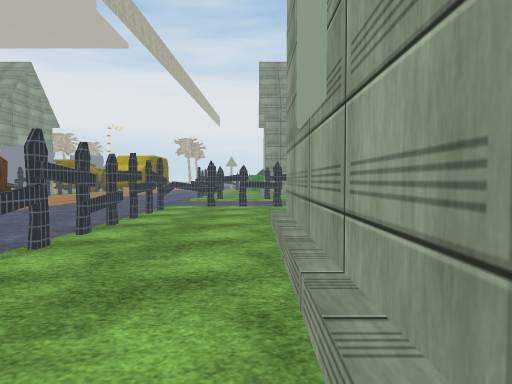
[1] (above)

24 first-person views from a walk through a scene from a Unity 3-D project. The camera is 1.2 m above the floor, tilts 2° down and sees 75° across. The floor is counted in squares, 2 m on a side. Each view is taken from the middle of a square. On the plan, view 1 faces up. The plan holds only what a view shows up to about 10 squares ahead; the rest is blank. The place goes on beyond the plan. The player is left out. Some animated figures are left out. Some surface patterns are stand-ins.

[2]
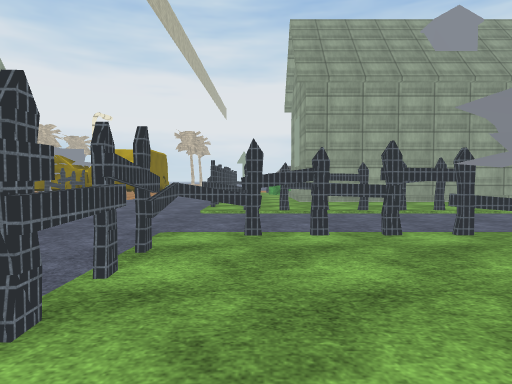

[3]
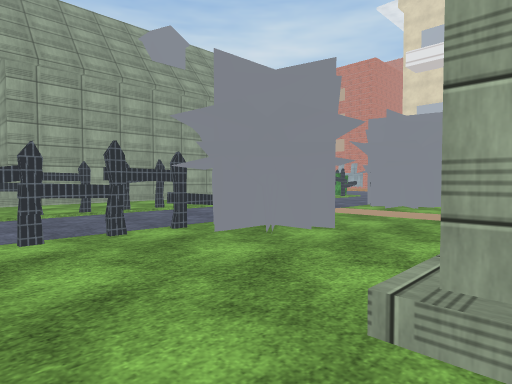

[4]
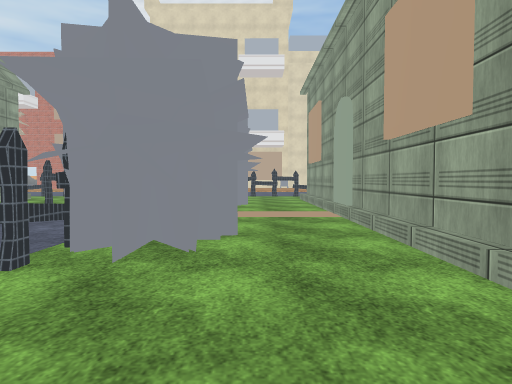

[5]
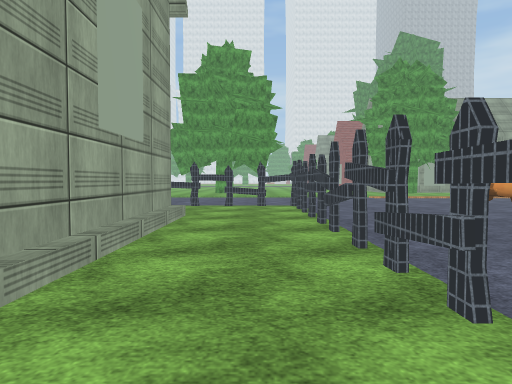

[6]
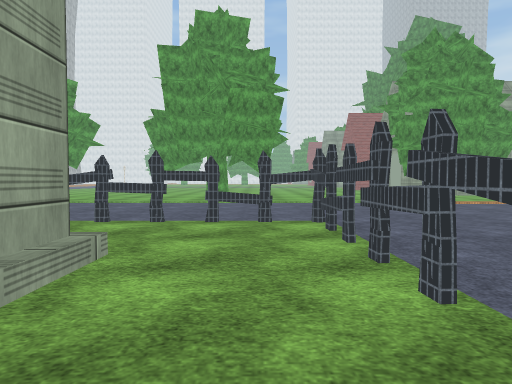

[7]
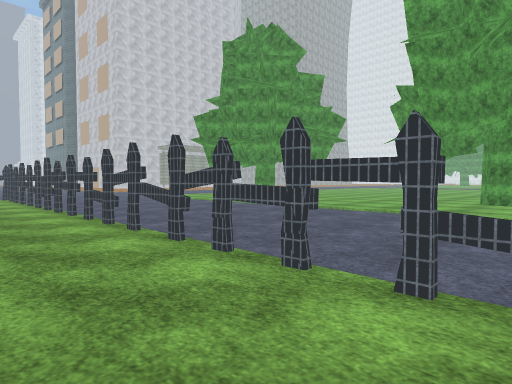

[8]
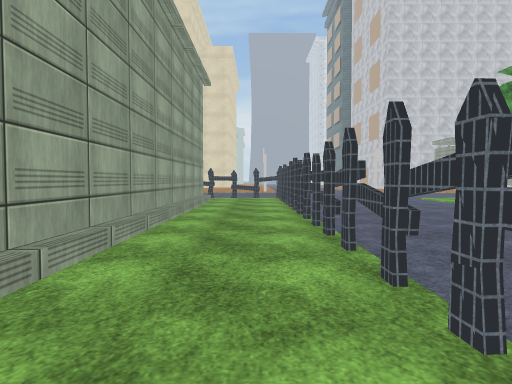

[9]
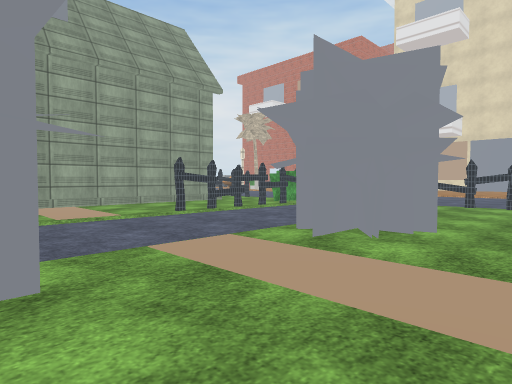

[10]
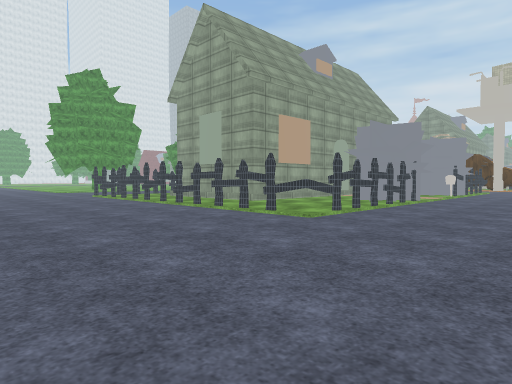

[11]
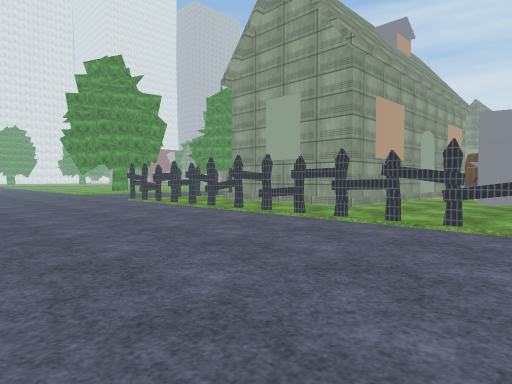

[12]
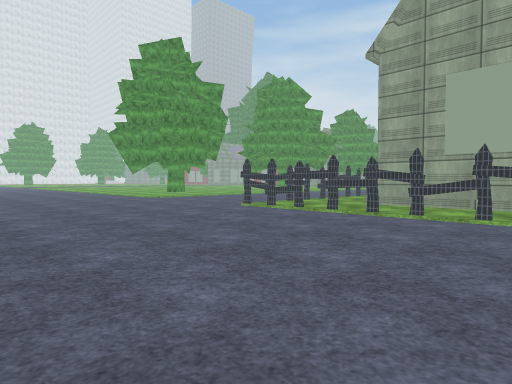

[13]
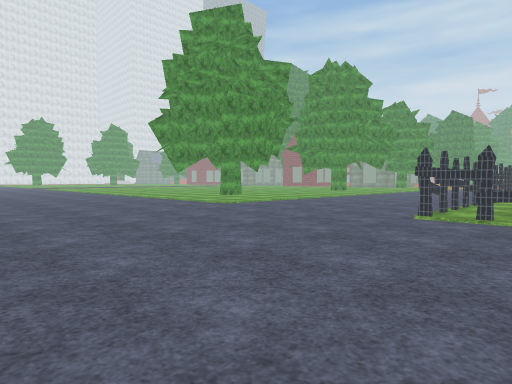

[14]
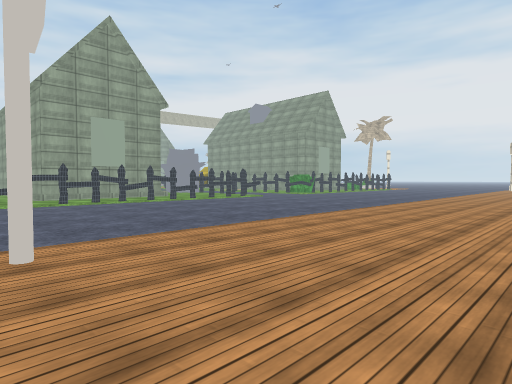

[15]
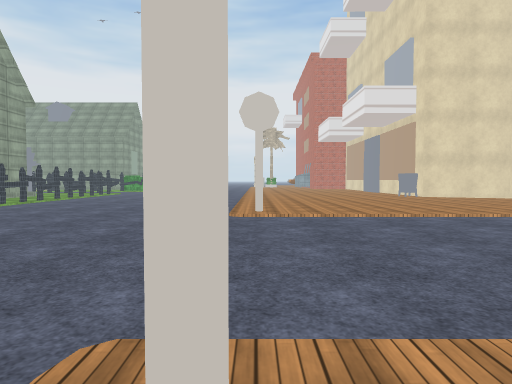

[16]
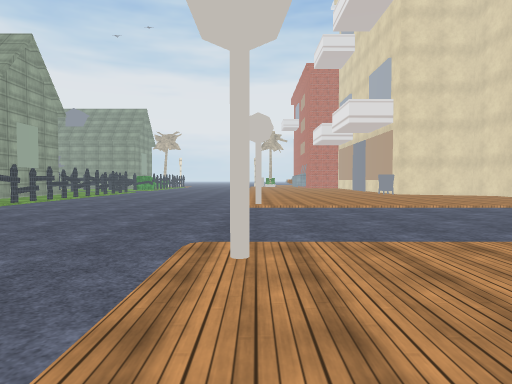

[17]
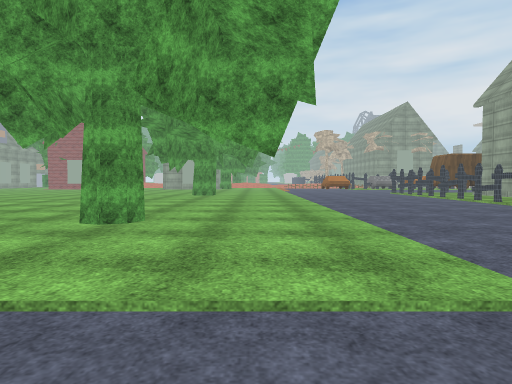

[18]
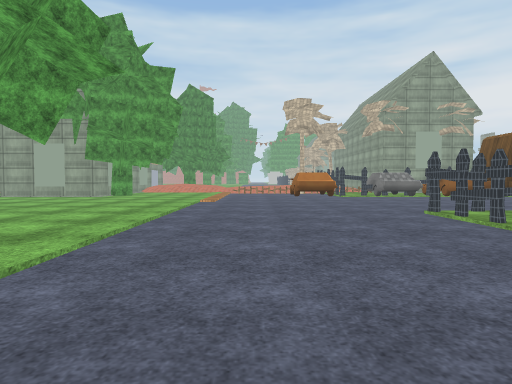

[19]
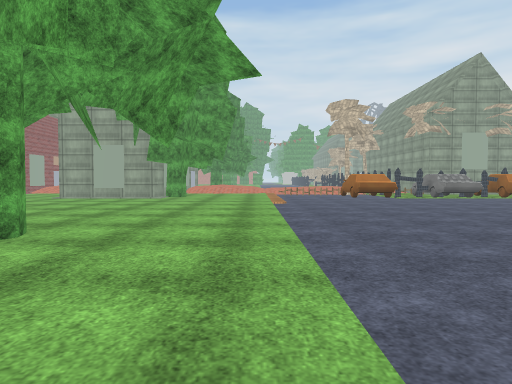

[20]
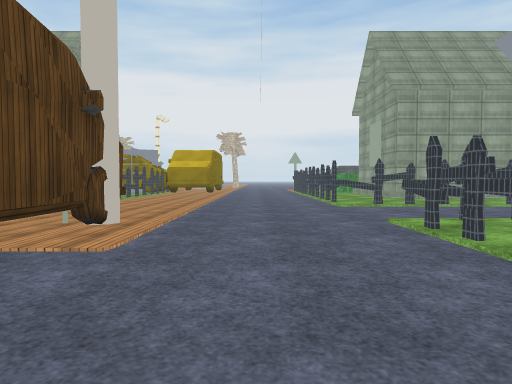

[21]
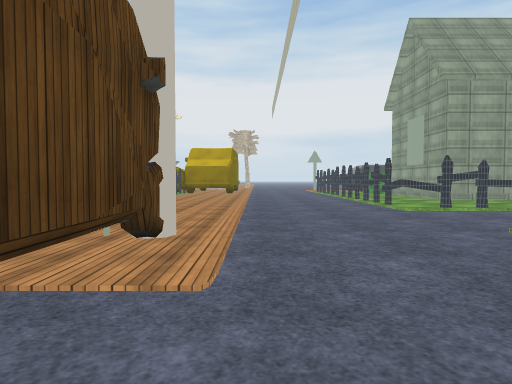

[22]
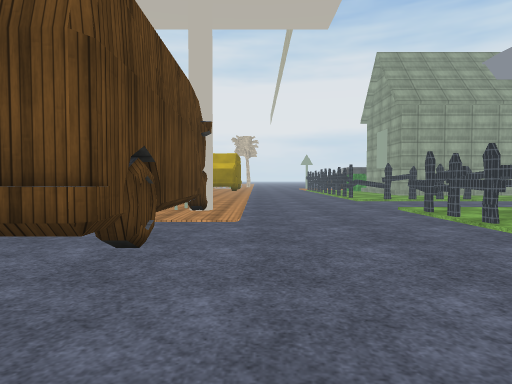

[23]
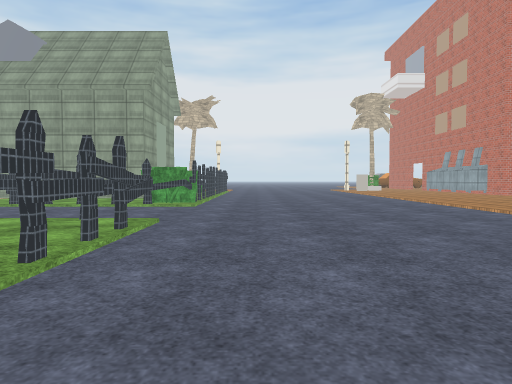

[24]
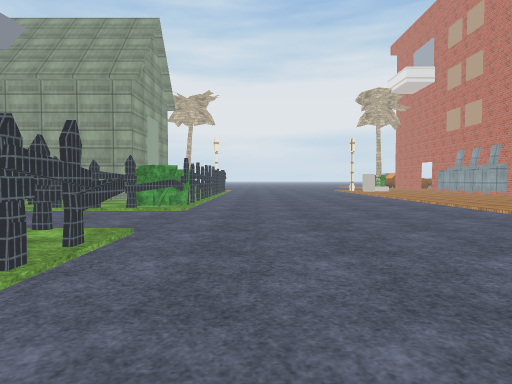

### Floor plan
Key: @ floor where view 1 was taken; # wall or solid block; x gap in a wall; . floor; / step, stairs or slope; B billboard; T thing the floor can be seen under or through; R tree; U bush; O other object.
Columns run from 6 left of view 1 to 25 right of it. Each row starts with its distance up from view 1.
 14 ....x./####O#### #.........
 13 ....#.////////// #.........
 12 ....x............U.........
 11 ....##xxx....#x##U........
 10 ..........................
  9 ..........................
  8 B...#x#......O#TT..........
  7 B...x..OOO..OOO..T.........
  6 #...#....O...O...T.........
  5 #...#.............T........
  4 #...#..####O####..T........
  3 #...#..#       #..T........
  2 ....x..#       #..x.............
  1  ...x..#########..#.............
  0 ....x.@...........x.............
 -1 ....x.............T.............
 -2 ....#xx#xTTx#x###T......#......
 -3 ...............................
 -4 ..............................
 -5 .............................
 -6 ............................
 -7 ........................#..
 -8 ...........................
 -9 O.........................
-10 ......RR......RR.. .... .
-11 ...... ..... ....   ..

Where each view was taken, in squares from view 1:
view 1: 0 up, 0 right, facing up
view 2: 4 up, 1 left, facing up
view 3: 4 up, 1 left, facing up-right
view 4: 6 up, 1 left, facing right
view 5: 6 up, 1 left, facing down
view 6: 3 up, 1 left, facing down
view 7: 0 up, 1 left, facing down-right
view 8: 1 down, 0 right, facing right
view 9: 5 up, 3 right, facing up-right
view 10: 11 up, 16 right, facing down-left
view 11: 8 up, 16 right, facing down-left
view 12: 4 up, 17 right, facing down-left
view 13: 0 up, 17 right, facing down-left
view 14: 2 down, 21 right, facing up-left
view 15: 8 down, 18 right, facing up
view 16: 10 down, 18 right, facing up
view 17: 8 down, 13 right, facing left
view 18: 5 down, 4 right, facing left
view 19: 7 down, 4 right, facing left
view 20: 3 up, 4 left, facing up
view 21: 4 up, 5 left, facing up
view 22: 1 up, 5 left, facing up
view 23: 3 up, 13 right, facing up
view 24: 4 up, 13 right, facing up
